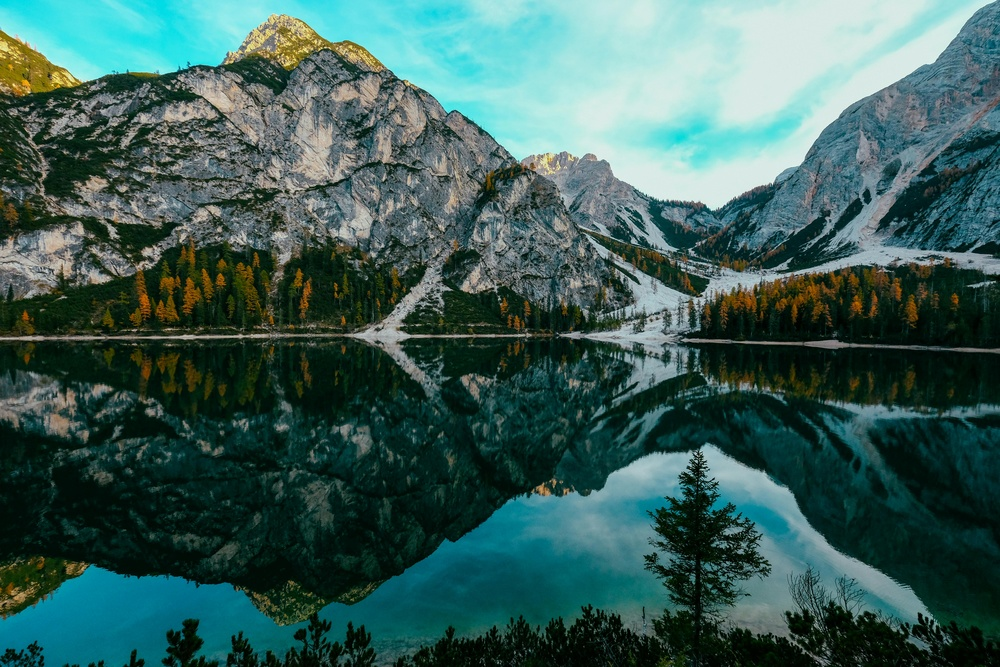
#> input picture assets/4k-photo.jpg, 1000 x 667 px, shrunk from 6000 x 4000 before the run
$ python -i opening.py   (imports and definitions only)
#> lines starting #> are read from the running program, lines starting #| are printed output that depends on the picture
#> further down, picture is the input picture: shape (667, 1000, 3); mean B, G, R 89.3, 94.6, 59.7
import cv2
import numpy as np

class OpeningMorphology:
    def __init__(self, image):
        self.image = image

    def process(self):
        _, binary_image = cv2.threshold(self.image, 127, 255, cv2.THRESH_BINARY)
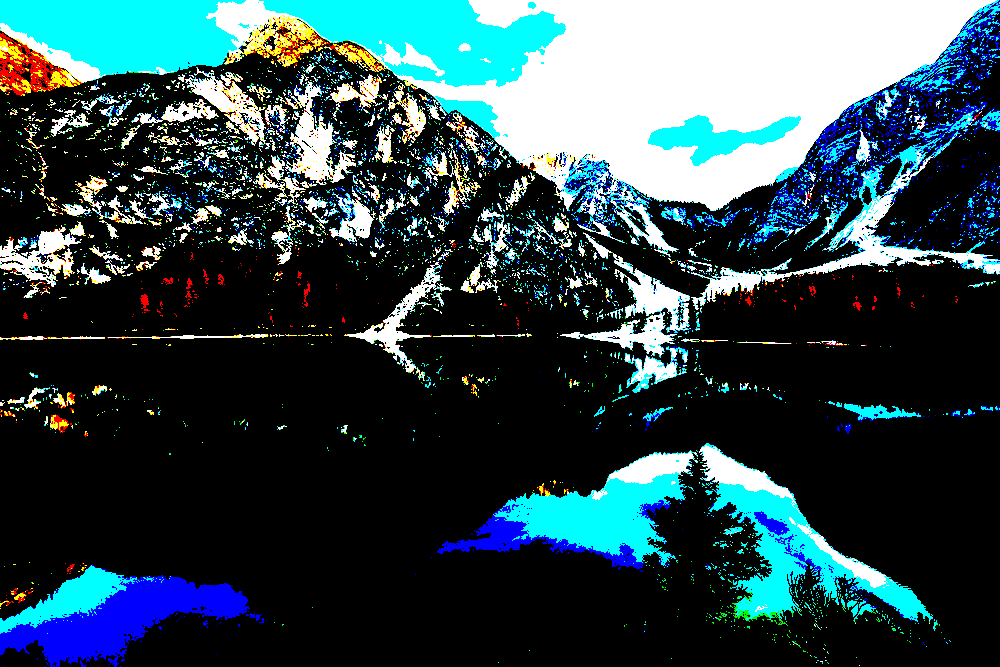
#> binary_image: shape (667, 1000, 3); mean B, G, R 77.8, 72.1, 47.5
        kernel = cv2.getStructuringElement(cv2.MORPH_ELLIPSE, (11, 11))

        eroded_image = binary_image.copy()
        for _ in range(3):
            eroded_image = cv2.erode(eroded_image, kernel)
#> this loop made 3 passes
#> pass 1, in process, `eroded_image = cv2.erode(eroded_image, kernel)`:
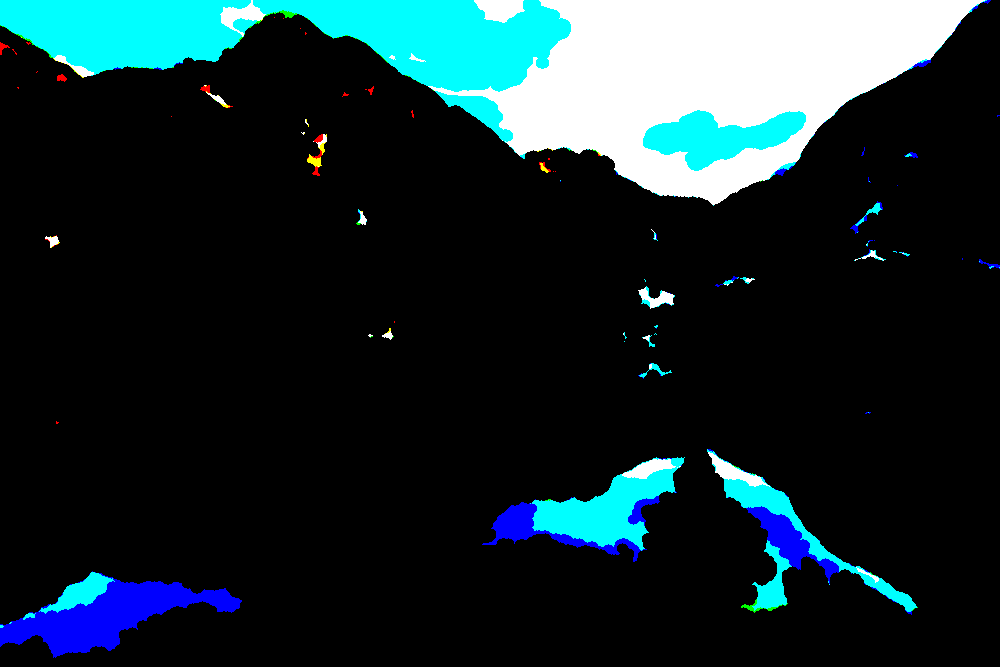
#> eroded_image: shape (667, 1000, 3); mean B, G, R 46.7, 42.1, 23.4
#> pass 2, in process, `eroded_image = cv2.erode(eroded_image, kernel)`:
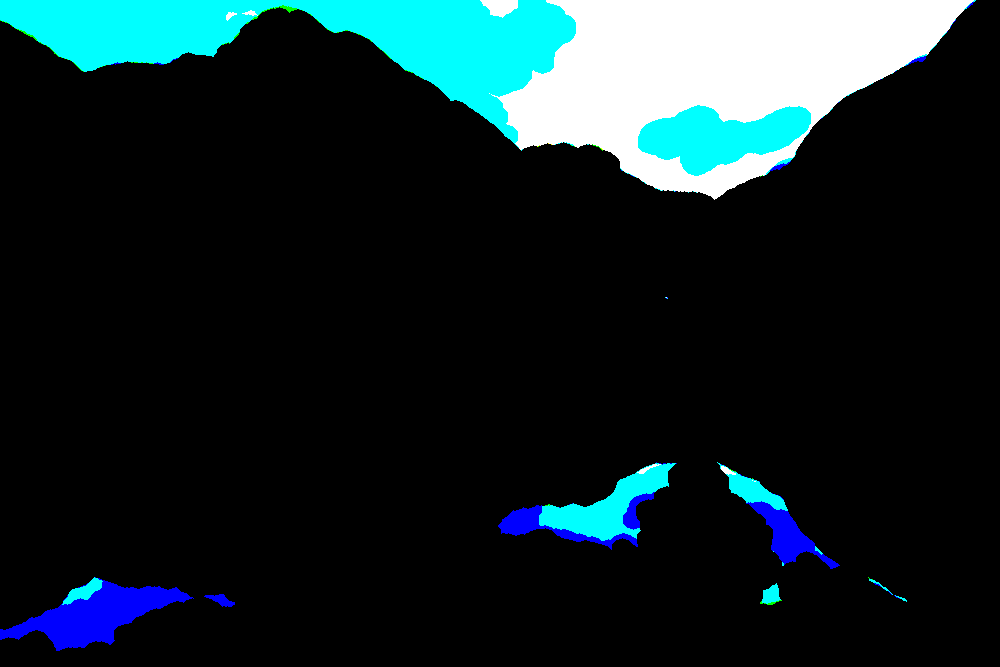
#> eroded_image: shape (667, 1000, 3); mean B, G, R 40.4, 36.7, 19.5
#> pass 3, in process, `eroded_image = cv2.erode(eroded_image, kernel)`:
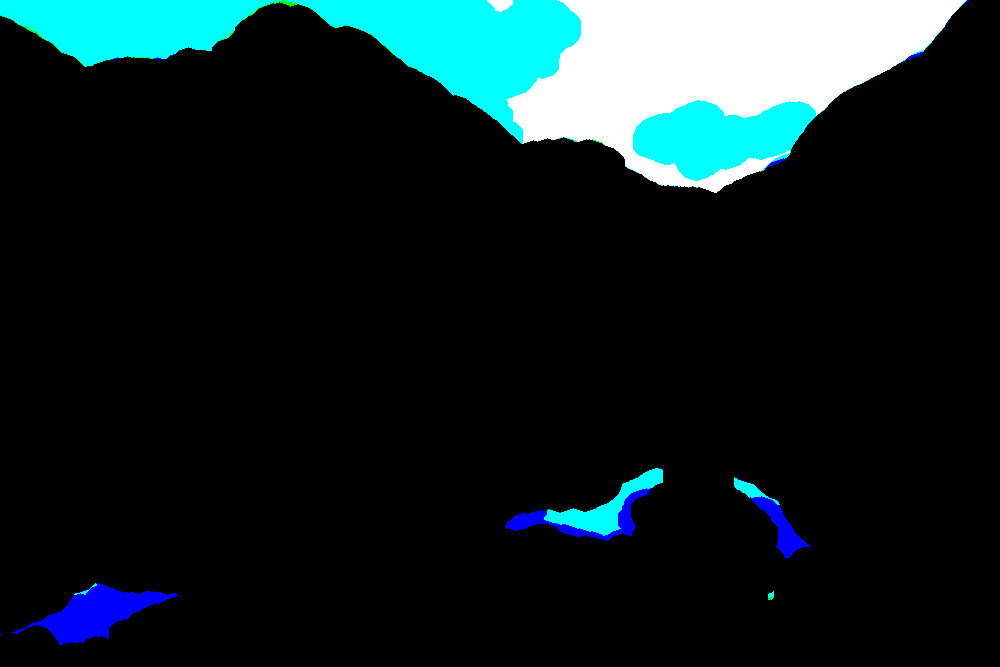
#> eroded_image: shape (667, 1000, 3); mean B, G, R 35.7, 33.2, 17

        dilated_image = eroded_image.copy()
        for _ in range(3):
            dilated_image = cv2.dilate(dilated_image, kernel)
#> this loop made 3 passes
#> pass 2, in process, `dilated_image = cv2.dilate(dilated_image, kernel)`:
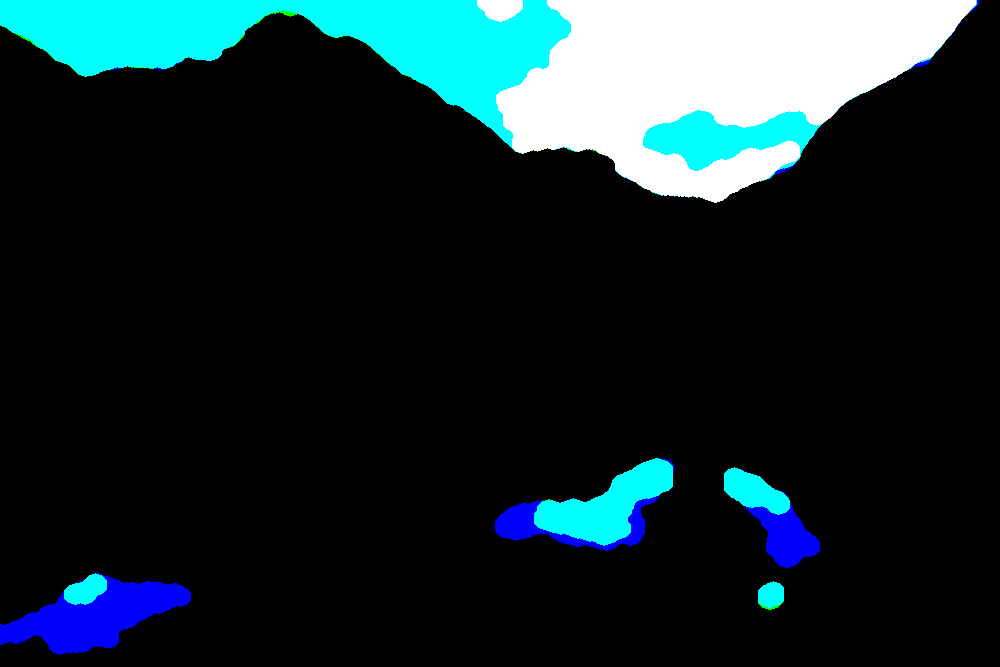
#> dilated_image: shape (667, 1000, 3); mean B, G, R 44.6, 40, 21.5
#> pass 3, in process, `dilated_image = cv2.dilate(dilated_image, kernel)`:
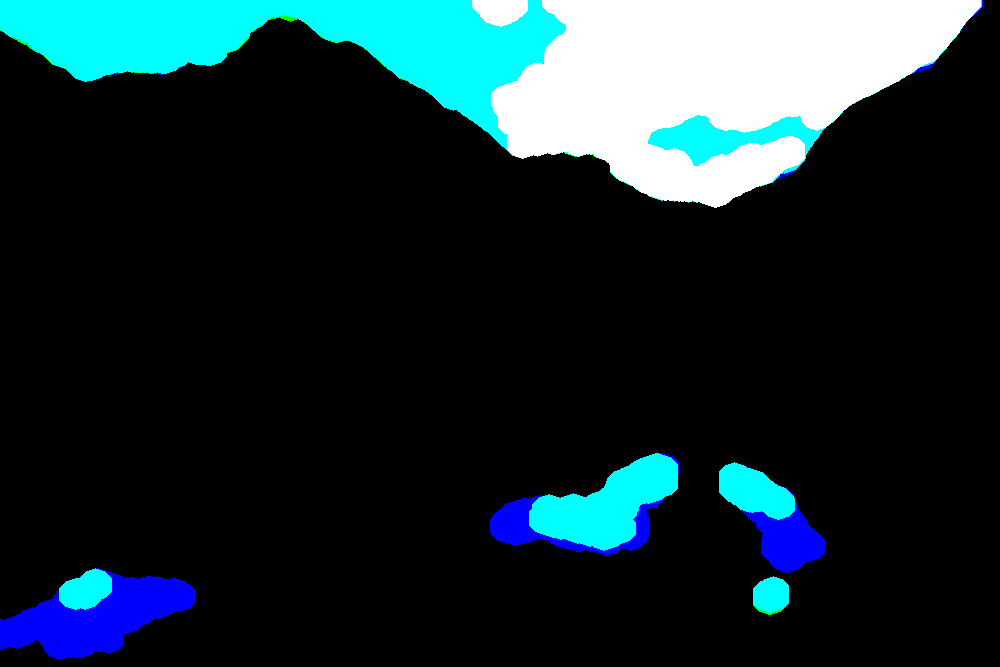
#> dilated_image: shape (667, 1000, 3); mean B, G, R 49.4, 43.8, 23.8

        return eroded_image, dilated_image

>>> import cv2
>>> picture = cv2.imread('../../assets/4k-photo.jpg')
>>> result = OpeningMorphology(picture).process()

$ run again, on assets/cat.png
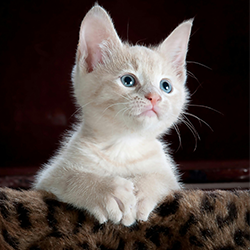
#> input picture assets/cat.png, 250 x 250 px
#> picture is the input picture: shape (250, 250, 3); mean B, G, R 66.7, 70.4, 80.9
#> in process, `_, binary_image = cv2.threshold(self.image, 127, 255, cv2.THRESH_BINARY)`:
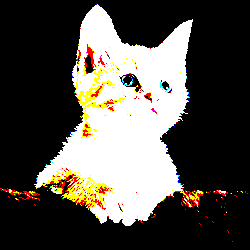
#> binary_image: shape (250, 250, 3); mean B, G, R 72.4, 79.1, 83.1
#> the loop in process, `for _ in range(3):` made 3 passes
#> pass 3, in process, `dilated_image = cv2.dilate(dilated_image, kernel)`:
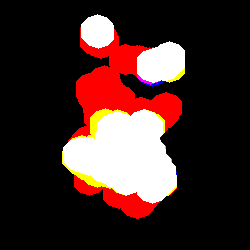
#> dilated_image: shape (250, 250, 3); mean B, G, R 38.4, 41, 64.4
